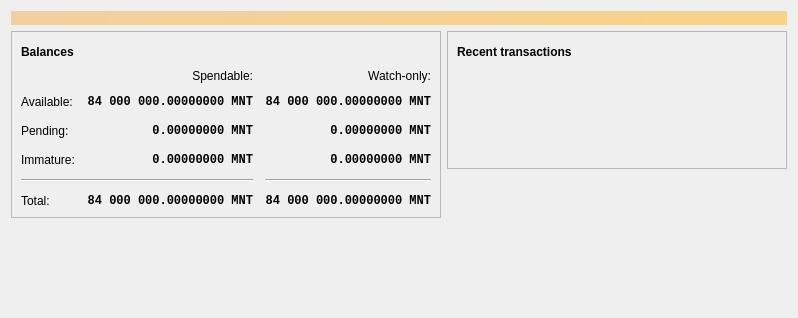
<?xml version="1.0" encoding="UTF-8"?>
<ui version="4.0">
 <class>OverviewPage</class>
 <widget class="QWidget" name="OverviewPage">
  <property name="geometry">
   <rect>
    <x>0</x>
    <y>0</y>
    <width>798</width>
    <height>318</height>
   </rect>
  </property>
  <property name="windowTitle">
   <string>Form</string>
  </property>
  <layout class="QVBoxLayout" name="topLayout">
   <item>
    <widget class="QLabel" name="labelAlerts">
     <property name="visible">
      <bool>false</bool>
     </property>
     <property name="styleSheet">
      <string notr="true">QLabel { background-color: qlineargradient(x1: 0, y1: 0, x2: 1, y2: 0, stop:0 #F0D0A0, stop:1 #F8D488); color:#000000; }</string>
     </property>
     <property name="wordWrap">
      <bool>true</bool>
     </property>
     <property name="margin">
      <number>3</number>
     </property>
     <property name="textInteractionFlags">
      <set>Qt::TextSelectableByMouse</set>
     </property>
    </widget>
   </item>
   <item>
    <layout class="QHBoxLayout" name="horizontalLayout" stretch="1,1">
     <item>
      <layout class="QVBoxLayout" name="verticalLayout_2">
       <item>
        <widget class="QFrame" name="frame">
         <property name="frameShape">
          <enum>QFrame::StyledPanel</enum>
         </property>
         <property name="frameShadow">
          <enum>QFrame::Raised</enum>
         </property>
         <layout class="QVBoxLayout" name="verticalLayout_4">
          <item>
           <layout class="QHBoxLayout" name="horizontalLayout_4">
            <item>
             <widget class="QLabel" name="label_5">
              <property name="font">
               <font>
                <weight>75</weight>
                <bold>true</bold>
               </font>
              </property>
              <property name="text">
               <string>Balances</string>
              </property>
             </widget>
            </item>
            <item>
             <widget class="QPushButton" name="labelWalletStatus">
              <property name="enabled">
               <bool>true</bool>
              </property>
              <property name="maximumSize">
               <size>
                <width>30</width>
                <height>16777215</height>
               </size>
              </property>
              <property name="toolTip">
               <string>The displayed information may be out of date. Your wallet automatically synchronizes with the Mundoteam network after a connection is established, but this process has not completed yet.</string>
              </property>
              <property name="text">
               <string/>
              </property>
              <property name="icon">
               <iconset resource="../bitcoin.qrc">
                <normaloff>:/icons/warning</normaloff>
                <disabledoff>:/icons/warning</disabledoff>:/icons/warning</iconset>
              </property>
              <property name="iconSize">
               <size>
                <width>24</width>
                <height>24</height>
               </size>
              </property>
              <property name="flat">
               <bool>true</bool>
              </property>
             </widget>
            </item>
            <item>
             <spacer name="horizontalSpacer_3">
              <property name="orientation">
               <enum>Qt::Horizontal</enum>
              </property>
              <property name="sizeHint" stdset="0">
               <size>
                <width>40</width>
                <height>20</height>
               </size>
              </property>
             </spacer>
            </item>
           </layout>
          </item>
          <item>
           <layout class="QGridLayout" name="gridLayout">
            <property name="spacing">
             <number>12</number>
            </property>
            <item row="2" column="2">
             <widget class="QLabel" name="labelWatchPending">
              <property name="font">
               <font>
                <family>Monospace</family>
                <weight>75</weight>
                <bold>true</bold>
               </font>
              </property>
              <property name="cursor">
               <cursorShape>IBeamCursor</cursorShape>
              </property>
              <property name="toolTip">
               <string>Unconfirmed transactions to watch-only addresses</string>
              </property>
              <property name="text">
               <string notr="true">0.00000000 MNT</string>
              </property>
              <property name="alignment">
               <set>Qt::AlignRight|Qt::AlignTrailing|Qt::AlignVCenter</set>
              </property>
              <property name="textInteractionFlags">
               <set>Qt::LinksAccessibleByMouse|Qt::TextSelectableByKeyboard|Qt::TextSelectableByMouse</set>
              </property>
             </widget>
            </item>
            <item row="2" column="1">
             <widget class="QLabel" name="labelUnconfirmed">
              <property name="font">
               <font>
                <family>Monospace</family>
                <weight>75</weight>
                <bold>true</bold>
               </font>
              </property>
              <property name="cursor">
               <cursorShape>IBeamCursor</cursorShape>
              </property>
              <property name="toolTip">
               <string>Total of transactions that have yet to be confirmed, and do not yet count toward the spendable balance</string>
              </property>
              <property name="text">
               <string notr="true">0.00000000 MNT</string>
              </property>
              <property name="alignment">
               <set>Qt::AlignRight|Qt::AlignTrailing|Qt::AlignVCenter</set>
              </property>
              <property name="textInteractionFlags">
               <set>Qt::LinksAccessibleByMouse|Qt::TextSelectableByKeyboard|Qt::TextSelectableByMouse</set>
              </property>
             </widget>
            </item>
            <item row="3" column="2">
             <widget class="QLabel" name="labelWatchImmature">
              <property name="font">
               <font>
                <family>Monospace</family>
                <weight>75</weight>
                <bold>true</bold>
               </font>
              </property>
              <property name="cursor">
               <cursorShape>IBeamCursor</cursorShape>
              </property>
              <property name="toolTip">
               <string>Mined balance in watch-only addresses that has not yet matured</string>
              </property>
              <property name="text">
               <string notr="true">0.00000000 MNT</string>
              </property>
              <property name="alignment">
               <set>Qt::AlignRight|Qt::AlignTrailing|Qt::AlignVCenter</set>
              </property>
              <property name="textInteractionFlags">
               <set>Qt::LinksAccessibleByMouse|Qt::TextSelectableByKeyboard|Qt::TextSelectableByMouse</set>
              </property>
             </widget>
            </item>
            <item row="4" column="0" colspan="2">
             <widget class="Line" name="line">
              <property name="orientation">
               <enum>Qt::Horizontal</enum>
              </property>
             </widget>
            </item>
            <item row="4" column="2">
             <widget class="Line" name="lineWatchBalance">
              <property name="sizePolicy">
               <sizepolicy hsizetype="Preferred" vsizetype="Fixed">
                <horstretch>0</horstretch>
                <verstretch>0</verstretch>
               </sizepolicy>
              </property>
              <property name="minimumSize">
               <size>
                <width>140</width>
                <height>0</height>
               </size>
              </property>
              <property name="orientation">
               <enum>Qt::Horizontal</enum>
              </property>
             </widget>
            </item>
            <item row="5" column="0">
             <widget class="QLabel" name="labelTotalText">
              <property name="text">
               <string>Total:</string>
              </property>
             </widget>
            </item>
            <item row="3" column="1">
             <widget class="QLabel" name="labelImmature">
              <property name="font">
               <font>
                <family>Monospace</family>
                <weight>75</weight>
                <bold>true</bold>
               </font>
              </property>
              <property name="cursor">
               <cursorShape>IBeamCursor</cursorShape>
              </property>
              <property name="toolTip">
               <string>Mined balance that has not yet matured</string>
              </property>
              <property name="text">
               <string notr="true">0.00000000 MNT</string>
              </property>
              <property name="alignment">
               <set>Qt::AlignRight|Qt::AlignTrailing|Qt::AlignVCenter</set>
              </property>
              <property name="textInteractionFlags">
               <set>Qt::LinksAccessibleByMouse|Qt::TextSelectableByKeyboard|Qt::TextSelectableByMouse</set>
              </property>
             </widget>
            </item>
            <item row="2" column="3">
             <spacer name="horizontalSpacer_2">
              <property name="orientation">
               <enum>Qt::Horizontal</enum>
              </property>
              <property name="sizeHint" stdset="0">
               <size>
                <width>40</width>
                <height>20</height>
               </size>
              </property>
             </spacer>
            </item>
            <item row="3" column="0">
             <widget class="QLabel" name="labelImmatureText">
              <property name="text">
               <string>Immature:</string>
              </property>
             </widget>
            </item>
            <item row="5" column="1">
             <widget class="QLabel" name="labelTotal">
              <property name="font">
               <font>
                <family>Monospace</family>
                <weight>75</weight>
                <bold>true</bold>
               </font>
              </property>
              <property name="cursor">
               <cursorShape>IBeamCursor</cursorShape>
              </property>
              <property name="toolTip">
               <string>Your current total balance</string>
              </property>
              <property name="text">
               <string notr="true">84 000 000.00000000 MNT</string>
              </property>
              <property name="alignment">
               <set>Qt::AlignRight|Qt::AlignTrailing|Qt::AlignVCenter</set>
              </property>
              <property name="textInteractionFlags">
               <set>Qt::LinksAccessibleByMouse|Qt::TextSelectableByKeyboard|Qt::TextSelectableByMouse</set>
              </property>
             </widget>
            </item>
            <item row="5" column="2">
             <widget class="QLabel" name="labelWatchTotal">
              <property name="font">
               <font>
                <family>Monospace</family>
                <weight>75</weight>
                <bold>true</bold>
               </font>
              </property>
              <property name="cursor">
               <cursorShape>IBeamCursor</cursorShape>
              </property>
              <property name="toolTip">
               <string>Current total balance in watch-only addresses</string>
              </property>
              <property name="text">
               <string notr="true">84 000 000.00000000 MNT</string>
              </property>
              <property name="alignment">
               <set>Qt::AlignRight|Qt::AlignTrailing|Qt::AlignVCenter</set>
              </property>
              <property name="textInteractionFlags">
               <set>Qt::LinksAccessibleByMouse|Qt::TextSelectableByKeyboard|Qt::TextSelectableByMouse</set>
              </property>
             </widget>
            </item>
            <item row="0" column="2">
             <widget class="QLabel" name="labelWatchonly">
              <property name="text">
               <string>Watch-only:</string>
              </property>
              <property name="alignment">
               <set>Qt::AlignRight|Qt::AlignTrailing|Qt::AlignVCenter</set>
              </property>
             </widget>
            </item>
            <item row="1" column="0">
             <widget class="QLabel" name="labelBalanceText">
              <property name="text">
               <string>Available:</string>
              </property>
             </widget>
            </item>
            <item row="1" column="1">
             <widget class="QLabel" name="labelBalance">
              <property name="font">
               <font>
                <family>Monospace</family>
                <weight>75</weight>
                <bold>true</bold>
               </font>
              </property>
              <property name="cursor">
               <cursorShape>IBeamCursor</cursorShape>
              </property>
              <property name="toolTip">
               <string>Your current spendable balance</string>
              </property>
              <property name="text">
               <string notr="true">84 000 000.00000000 MNT</string>
              </property>
              <property name="alignment">
               <set>Qt::AlignRight|Qt::AlignTrailing|Qt::AlignVCenter</set>
              </property>
              <property name="textInteractionFlags">
               <set>Qt::LinksAccessibleByMouse|Qt::TextSelectableByKeyboard|Qt::TextSelectableByMouse</set>
              </property>
             </widget>
            </item>
            <item row="1" column="2">
             <widget class="QLabel" name="labelWatchAvailable">
              <property name="font">
               <font>
                <family>Monospace</family>
                <weight>75</weight>
                <bold>true</bold>
               </font>
              </property>
              <property name="cursor">
               <cursorShape>IBeamCursor</cursorShape>
              </property>
              <property name="toolTip">
               <string>Your current balance in watch-only addresses</string>
              </property>
              <property name="text">
               <string notr="true">84 000 000.00000000 MNT</string>
              </property>
              <property name="alignment">
               <set>Qt::AlignRight|Qt::AlignTrailing|Qt::AlignVCenter</set>
              </property>
              <property name="textInteractionFlags">
               <set>Qt::LinksAccessibleByMouse|Qt::TextSelectableByKeyboard|Qt::TextSelectableByMouse</set>
              </property>
             </widget>
            </item>
            <item row="2" column="0">
             <widget class="QLabel" name="labelPendingText">
              <property name="text">
               <string>Pending:</string>
              </property>
             </widget>
            </item>
            <item row="0" column="1">
             <widget class="QLabel" name="labelSpendable">
              <property name="text">
               <string>Spendable:</string>
              </property>
              <property name="alignment">
               <set>Qt::AlignRight|Qt::AlignTrailing|Qt::AlignVCenter</set>
              </property>
             </widget>
            </item>
           </layout>
          </item>
         </layout>
        </widget>
       </item>
       <item>
        <spacer name="verticalSpacer">
         <property name="orientation">
          <enum>Qt::Vertical</enum>
         </property>
         <property name="sizeHint" stdset="0">
          <size>
           <width>20</width>
           <height>40</height>
          </size>
         </property>
        </spacer>
       </item>
      </layout>
     </item>
     <item>
      <layout class="QVBoxLayout" name="verticalLayout_3">
       <item>
        <widget class="QFrame" name="frame_2">
         <property name="frameShape">
          <enum>QFrame::StyledPanel</enum>
         </property>
         <property name="frameShadow">
          <enum>QFrame::Raised</enum>
         </property>
         <layout class="QVBoxLayout" name="verticalLayout">
          <item>
           <layout class="QHBoxLayout" name="horizontalLayout_2">
            <item>
             <widget class="QLabel" name="label_4">
              <property name="font">
               <font>
                <weight>75</weight>
                <bold>true</bold>
               </font>
              </property>
              <property name="text">
               <string>Recent transactions</string>
              </property>
             </widget>
            </item>
            <item>
             <widget class="QPushButton" name="labelTransactionsStatus">
              <property name="enabled">
               <bool>true</bool>
              </property>
              <property name="maximumSize">
               <size>
                <width>30</width>
                <height>16777215</height>
               </size>
              </property>
              <property name="toolTip">
               <string>The displayed information may be out of date. Your wallet automatically synchronizes with the Mundoteam network after a connection is established, but this process has not completed yet.</string>
              </property>
              <property name="text">
               <string/>
              </property>
              <property name="icon">
               <iconset resource="../bitcoin.qrc">
                <normaloff>:/icons/warning</normaloff>
                <disabledoff>:/icons/warning</disabledoff>:/icons/warning</iconset>
              </property>
              <property name="iconSize">
               <size>
                <width>24</width>
                <height>24</height>
               </size>
              </property>
              <property name="flat">
               <bool>true</bool>
              </property>
             </widget>
            </item>
            <item>
             <spacer name="horizontalSpacer">
              <property name="orientation">
               <enum>Qt::Horizontal</enum>
              </property>
              <property name="sizeHint" stdset="0">
               <size>
                <width>40</width>
                <height>20</height>
               </size>
              </property>
             </spacer>
            </item>
           </layout>
          </item>
          <item>
           <widget class="TransactionOverviewWidget" name="listTransactions">
            <property name="styleSheet">
             <string notr="true">QListView { background: transparent; }</string>
            </property>
            <property name="frameShape">
             <enum>QFrame::NoFrame</enum>
            </property>
            <property name="verticalScrollBarPolicy">
             <enum>Qt::ScrollBarAlwaysOff</enum>
            </property>
            <property name="horizontalScrollBarPolicy">
             <enum>Qt::ScrollBarAlwaysOff</enum>
            </property>
            <property name="sizeAdjustPolicy">
             <enum>QAbstractScrollArea::AdjustToContents</enum>
            </property>
            <property name="selectionMode">
             <enum>QAbstractItemView::NoSelection</enum>
            </property>
            <property name="uniformItemSizes">
             <bool>true</bool>
            </property>
           </widget>
          </item>
         </layout>
        </widget>
       </item>
       <item>
        <spacer name="verticalSpacer_2">
         <property name="orientation">
          <enum>Qt::Vertical</enum>
         </property>
         <property name="sizeHint" stdset="0">
          <size>
           <width>20</width>
           <height>40</height>
          </size>
         </property>
        </spacer>
       </item>
      </layout>
     </item>
    </layout>
   </item>
  </layout>
 </widget>
 <customwidgets>
  <customwidget>
   <class>TransactionOverviewWidget</class>
   <extends>QListView</extends>
   <header>qt/transactionoverviewwidget.h</header>
  </customwidget>
 </customwidgets>
 <resources/>
 <connections/>
</ui>
